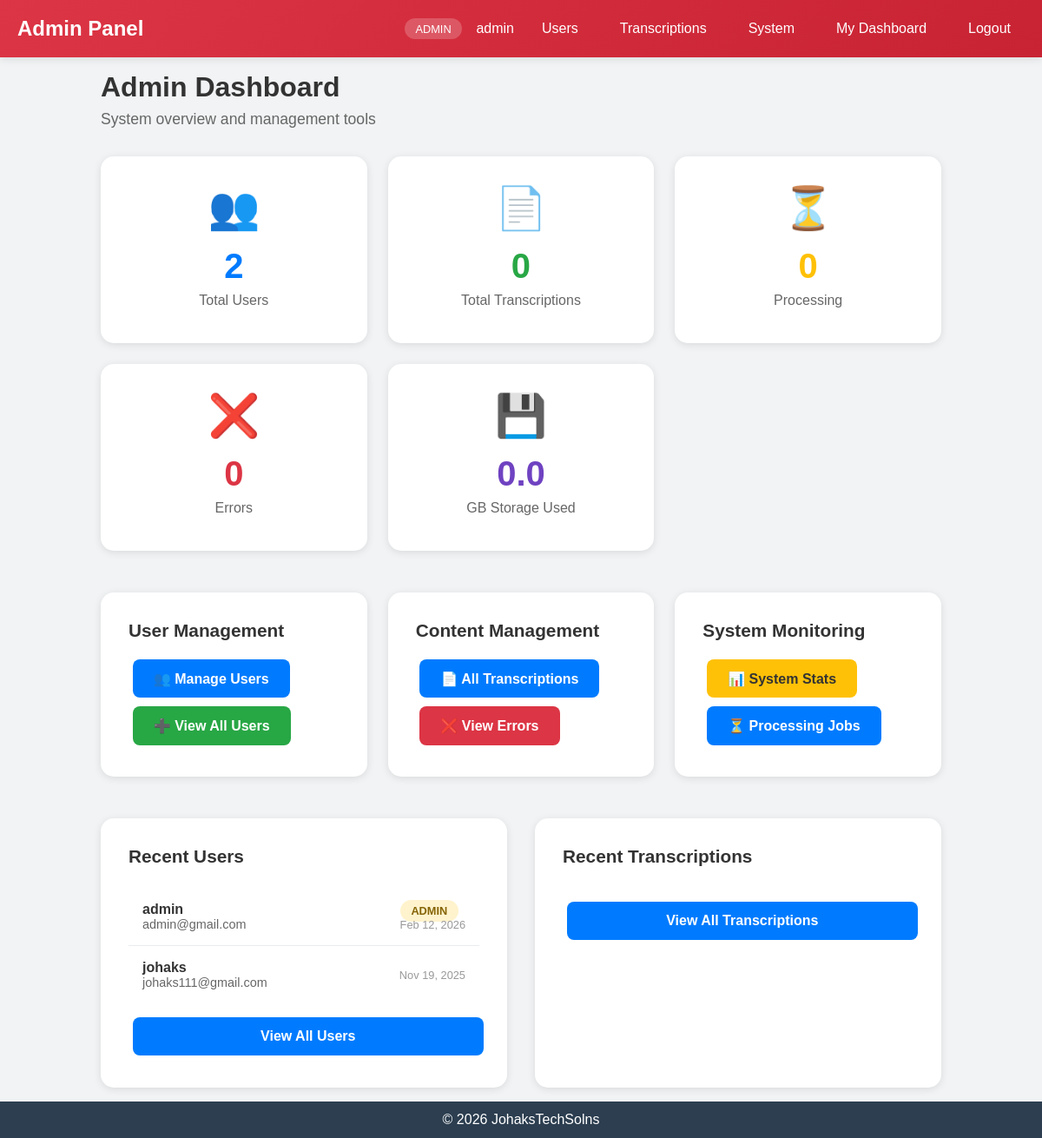
The app's page /admin (signed in) with its own data.
### app.py (models this page shows, shortened)
class User(UserMixin, db.Model):
    id = db.Column(db.Integer, primary_key=True)
    username = db.Column(db.String(80), unique=True, nullable=False)
    email = db.Column(db.String(120), unique=True, nullable=False)
    password_hash = db.Column(db.String(255), nullable=False)
    created_at = db.Column(db.DateTime, default=datetime.utcnow)
    transcriptions = db.relationship('Transcription', backref='user', lazy=True, cascade='all, delete-orphan')
    is_admin = db.Column(db.Boolean, default=False)

### app.py (the view)
@app.route('/admin')
@login_required
@admin_required
def admin_dashboard():
    total_users = User.query.count()
    total_transcriptions = Transcription.query.count()
    completed_transcriptions = Transcription.query.filter_by(status='completed').count()
    processing_transcriptions = Transcription.query.filter_by(status='processing').count()
    error_transcriptions = Transcription.query.filter_by(status='error').count()
    recent_users = User.query.order_by(User.created_at.desc()).limit(5).all()
    recent_transcriptions = Transcription.query.order_by(Transcription.created_at.desc()).limit(10).all()
    total_file_size = db.session.query(db.func.sum(Transcription.file_size)).scalar() or 0
    return render_template('admin/dashboard.html',
                         total_users=total_users,
                         total_transcriptions=total_transcriptions,
                         completed_transcriptions=completed_transcriptions,
                         processing_transcriptions=processing_transcriptions,
                         error_transcriptions=error_transcriptions,
                         recent_users=recent_users,
                         recent_transcriptions=recent_transcriptions,
                         total_file_size=total_file_size)

### app.py (called while the page is built)
@login_manager.user_loader
def load_user(user_id):
    return User.query.get(int(user_id))

def admin_required(f):
    @wraps(f)
    def decorated_function(*args, **kwargs):
        if not current_user.is_authenticated or not current_user.is_admin:
            flash('Admin access required', 'error')
            return redirect(url_for('dashboard'))
        return f(*args, **kwargs)
    return decorated_function

### templates/admin/dashboard.html (shortened to what this page needs)
{% extends "base.html" %}
{% block content %}
<nav class="admin-navbar">
    <div class="nav-container">
        <div class="nav-brand"> Admin Panel</div>
        <div class="nav-links">
            <span class="admin-badge">ADMIN</span>
            <span>{{ current_user.username }}</span>
            <a href="{{ url_for('admin_users') }}"> Users</a>
            <a href="{{ url_for('admin_transcriptions') }}"> Transcriptions</a>
            <a href="{{ url_for('admin_system_stats') }}"> System</a>
            <a href="{{ url_for('dashboard') }}"> My Dashboard</a>
            <a href="{{ url_for('logout') }}"> Logout</a>
        </div>
    </div>
</nav>
<div class="container">
    <div class="page-header">
        <h1 class="page-title">Admin Dashboard</h1>
        <p class="page-subtitle">System overview and management tools</p>
    </div>
    <div class="stats-grid">
        <div class="stat-card">
            <div class="stat-icon users-stat">👥</div>
            <div class="stat-value users-stat">{{ total_users }}</div>
            <div class="stat-label">Total Users</div>
        </div>
        <div class="stat-card">
            <div class="stat-icon transcriptions-stat">📄</div>
            <div class="stat-value transcriptions-stat">{{ total_transcriptions }}</div>
            <div class="stat-label">Total Transcriptions</div>
        </div>
        <div class="stat-card">
            <div class="stat-icon processing-stat">⏳</div>
            <div class="stat-value processing-stat">{{ processing_transcriptions }}</div>
            <div class="stat-label">Processing</div>
        </div>
        <div class="stat-card">
            <div class="stat-icon error-stat">❌</div>
            <div class="stat-value error-stat">{{ error_transcriptions }}</div>
            <div class="stat-label">Errors</div>
        </div>
        <div class="stat-card">
            <div class="stat-icon storage-stat">💾</div>
            <div class="stat-value storage-stat">{{ "%.1f"|format(total_file_size / (1024*1024*1024)) }}</div>
            <div class="stat-label">GB Storage Used</div>
        </div>
    </div>
    <div class="quick-actions">
        <div class="action-card">
            <h3 class="action-title">User Management</h3>
            <a href="{{ url_for('admin_users') }}" class="action-btn">👥 Manage Users</a>
            <a href="{{ url_for('admin_users', search='') }}" class="action-btn btn-success">➕ View All Users</a>
        </div>
        <div class="action-card">
            <h3 class="action-title">Content Management</h3>
            <a href="{{ url_for('admin_transcriptions') }}" class="action-btn">📄 All Transcriptions</a>
            <a href="{{ url_for('admin_transcriptions', status='error') }}" class="action-btn btn-danger">❌ View Errors</a>
        </div>
        <div class="action-card">
            <h3 class="action-title">System Monitoring</h3>
            <a href="{{ url_for('admin_system_stats') }}" class="action-btn btn-warning">📊 System Stats</a>
            <a href="{{ url_for('admin_transcriptions', status='processing') }}" class="action-btn">⏳ Processing Jobs</a>
        </div>
    </div>
    <div class="recent-activity">
        <div class="activity-section">
            <h3 class="section-title">Recent Users</h3>
            <ul class="activity-list">
                {% for user in recent_users %}
                <li class="activity-item">
                    <div class="activity-info">
                        <div class="activity-name">{{ user.username }}</div>
                        <div class="activity-detail">{{ user.email }}</div>
                    </div>
                    <div>
                        {% if user.is_admin %}
                            <span class="status-badge" style="background: #fff3cd; color: #856404;">ADMIN</span>
                        {% endif %}
                        <div class="activity-time">{{ user.created_at.strftime('%b %d, %Y') }}</div>
                    </div>
                </li>
                {% endfor %}
            </ul>
            <a href="{{ url_for('admin_users') }}" class="action-btn" style="width: 100%; text-align: center; margin-top: 1rem;">View All Users</a>
        </div>
        <div class="activity-section">
            <h3 class="section-title">Recent Transcriptions</h3>
            <a href="{{ url_for('admin_transcriptions') }}" class="action-btn" style="width: 100%; text-align: center; margin-top: 1rem;">View All Transcriptions</a>
        </div>
    </div>
</div>
{% endblock %}

### templates/admin/dashboard.html (style rules this page uses)
* { margin: 0; padding: 0; box-sizing: border-box; }
body { font-family: 'Segoe UI', Tahoma, Geneva, Verdana, sans-serif; background: #f1f3f4; min-height: 100vh; }
.admin-navbar { background: linear-gradient(135deg, #dc3545 0%, #c82333 100%); padding: 1rem 0; color: white; box-shadow: 0 2px 10px rgba(0,0,0,0.1); }
.nav-container { max-width: 1400px; margin: 0 auto; padding: 0 20px; display: flex; justify-content: space-between; align-items: center; }
.nav-brand { font-size: 1.5rem; font-weight: bold; }
.nav-links { display: flex; gap: 1rem; align-items: center; }
.nav-links a { color: white; text-decoration: none; padding: 0.5rem 1rem; border-radius: 5px; transition: background 0.3s; }
.admin-badge { background: rgba(255,255,255,0.2); padding: 0.3rem 0.8rem; border-radius: 15px; font-size: 0.8rem; }
.container { max-width: 1400px; margin: 0 auto; padding: 2rem 20px; }
.page-header { margin-bottom: 2rem; }
.page-title { color: #333; font-size: 2rem; margin-bottom: 0.5rem; }
.page-subtitle { color: #666; font-size: 1.1rem; }
.stats-grid { display: grid; grid-template-columns: repeat(auto-fit, minmax(250px, 1fr)); gap: 1.5rem; margin-bottom: 3rem; }
.stat-card { background: white; padding: 2rem; border-radius: 15px; box-shadow: 0 2px 10px rgba(0,0,0,0.1); text-align: center; transition: transform 0.3s; }
.stat-value { font-size: 2.5rem; font-weight: bold; margin-bottom: 0.5rem; }
.stat-label { color: #666; font-size: 1rem; margin-bottom: 0.5rem; }
.stat-icon { font-size: 3rem; margin-bottom: 1rem; }
.users-stat { color: #007bff; }
.transcriptions-stat { color: #28a745; }
.processing-stat { color: #ffc107; }
.error-stat { color: #dc3545; }
.storage-stat { color: #6f42c1; }
.quick-actions { display: grid; grid-template-columns: repeat(auto-fit, minmax(300px, 1fr)); gap: 1.5rem; margin-bottom: 3rem; }
.action-card { background: white; padding: 2rem; border-radius: 15px; box-shadow: 0 2px 10px rgba(0,0,0,0.1); }
.action-title { font-size: 1.3rem; font-weight: 600; margin-bottom: 1rem; color: #333; }
.action-btn { display: inline-block; padding: 0.8rem 1.5rem; background: #007bff; color: white; text-decoration: none; border-radius: 8px; font-weight: 600; transition: background 0.3s; margin: 0.3rem; }
.btn-danger { background: #dc3545; }
.btn-success { background: #28a745; }
.btn-warning { background: #ffc107; color: #333; }
.recent-activity { display: grid; grid-template-columns: 1fr 1fr; gap: 2rem; }
.activity-section { background: white; padding: 2rem; border-radius: 15px; box-shadow: 0 2px 10px rgba(0,0,0,0.1); }
.section-title { font-size: 1.3rem; font-weight: 600; margin-bottom: 1.5rem; color: #333; }
.activity-list { list-style: none; }
.activity-item { display: flex; justify-content: space-between; align-items: center; padding: 1rem; border-bottom: 1px solid #e9ecef; }
.activity-item:last-child { border-bottom: none; }
.activity-info { flex: 1; }
.activity-name { font-weight: 600; color: #333; }
.activity-detail { color: #666; font-size: 0.9rem; }
.activity-time { color: #999; font-size: 0.8rem; }
.status-badge { padding: 0.3rem 0.8rem; border-radius: 15px; font-size: 0.8rem; font-weight: 600; }

### templates/base.html (style rules this page uses)
body { min-height: 100vh; display: flex; flex-direction: column; font-family: Arial, sans-serif; }
.container { max-width: 1000px; margin: 0 auto; padding: 16px; }

### records on screen
User: username "admin", email "admin@gmail.com", is_admin "ADMIN", created_at "Feb 12, 2026"
User: username "johaks", email "johaks111@gmail.com", created_at "Nov 19, 2025"

### other values on screen
{{ total_users }} "2"
{{ total_transcriptions }} "0"
{{ processing_transcriptions }} "0"
{{ error_transcriptions }} "0"
{{ "%.1f"|format(total_file_size / (1024*1024*1024)) }} "0.0"
